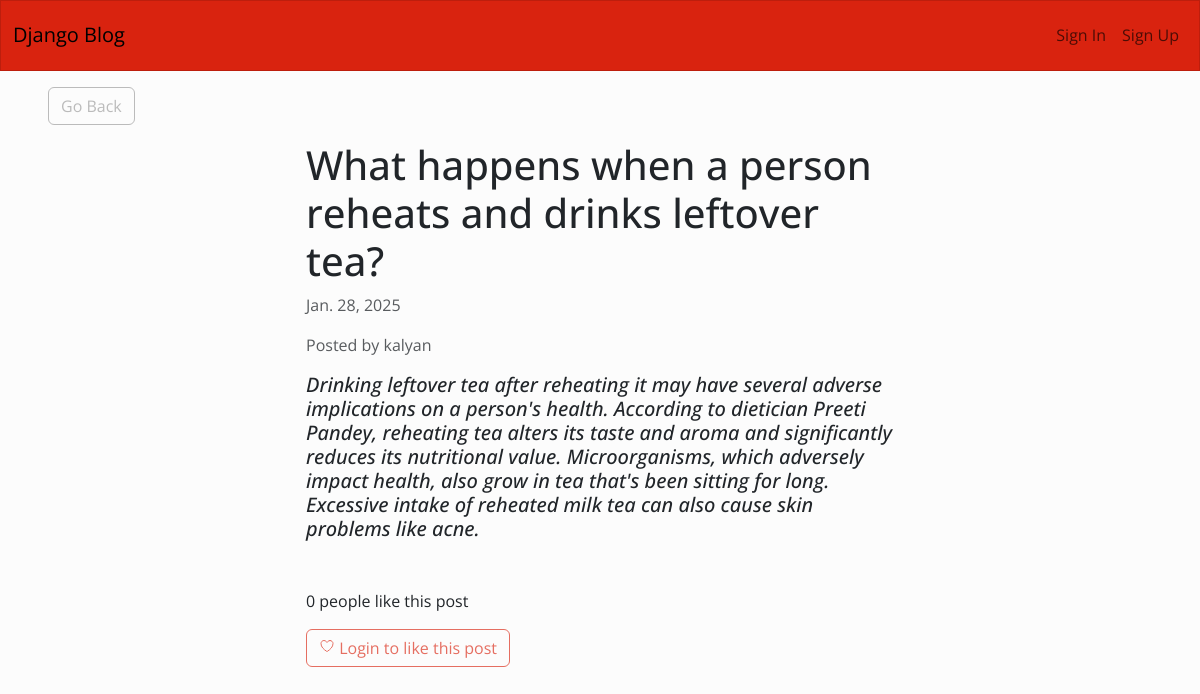
The page /13/ on the database its author committed.
### blog/models.py (models this page shows)
class Article(models.Model):
	title = models.CharField(max_length=255)
	content = HTMLField()
	date = models.DateField(auto_now_add=True)
	author = models.ForeignKey(User, on_delete=models.CASCADE)
	featured = models.BooleanField(default=False)
	likes = models.ManyToManyField(User, related_name='likes', blank=True)

### blog/views.py (the view)
# urls.py: path('<int:pk>/', DetailArticleView.as_view(), name='detail_article'),
class DetailArticleView(DetailView):
	model = Article
	template_name = 'blog/blog_post.html'
	def get_context_data(self, *args, **kwargs):
		context = super(DetailArticleView, self).get_context_data(*args, **kwargs)
		context['liked_by_user'] = False
		article = Article.objects.get(id=self.kwargs.get('pk'))
		if article.likes.filter(pk=self.request.user.id).exists():
			context['liked_by_user'] = True
		return context

### blog/templates/blog/blog_post.html (shortened to what this page needs)
{% extends 'blog/base.html' %}
{% block content %}
<div class="row">
	<div class="col-md-4 col-12 mx-md-5 mx-2 mt-md-3 my-3">
		<a class="btn btn-outline-secondary" href="{% url 'index' %}">Go Back</a>
	</div>
</div>
<div class="row">
	<div class="col-md-6 col-11 mx-md-auto mb-3 pb-2 mx-3">
		<h1>{{ object.title }}</h1>
		<p class="text-muted">{{ object.date }}</p>
		<p class="text-muted">Posted by {{ object.author.username }}</p>
		<div>
			{{ object.content|safe }}
		</div>
	</div>
</div>
<div class="row my-3">
	<div class="col-md-6 col-12 mx-md-auto mx-3">
		{% if object.likes.count == 1 %}
			<p>{{ object.likes.count }} person likes this post</p>
		{% else %}
			<p>{{ object.likes.count }} people like this post</p>
		{% endif %}
		{% if request.user.is_authenticated %}
			{% if liked_by_user %}
				<form method="POST" action="{% url 'like_article' object.id %}">
					{% csrf_token %}
					<button class="btn btn-outline-primary"><ion-icon name="heart-dislike-outline"></ion-icon> Unlike this post</button>
				</form>
			{% else %}
				<form method="POST" action="{% url 'like_article' object.id %}">
					{% csrf_token %}
					<button class="btn btn-outline-primary"><ion-icon name="heart-outline"></ion-icon> Like this post</button>
				</form>
			{% endif %}
		{% else %}
			<button class="btn btn-outline-primary" disabled><ion-icon name="heart-outline"></ion-icon> Login to like this post</button>
		{% endif %}
	</div>
</div>
{% endblock content %}

### rows shown on the page
Article: title "What happens when a person reheats and drinks leftover tea?", date "Jan. 28, 2025", author.username "kalyan", content "Drinking leftover tea after reheating it may have several adverse implications on a person's health. According to dietician Preeti Pandey, reheating tea alters its taste and aroma and significantly reduces its nutritional value. Microorganisms, which adversely impact health, also grow in tea that's been sitting for long. Excessive intake of reheated milk tea can also cause skin problems like acne.", likes.count "0"
